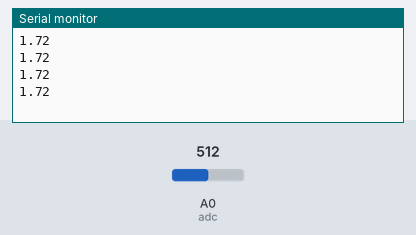
A sketch run on a simulated Arduino Uno, built with avr-gcc and run on an emulated ATmega328P. Parts: the last lines printed to the serial monitor. The test bench sets the inputs (shaded band); at power-on: A0 (adc) = 512.

Above: at 1.2 s.
1.3 s: A0 (adc) set to 716
At 2.4 s:
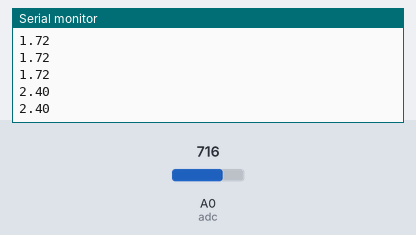
2.8 s: A0 (adc) set to 900
At 3.8 s:
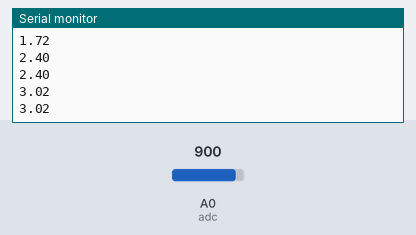
Timing chart, 0 to 5.8 s (numbered marks = the images above; inputs shaded):
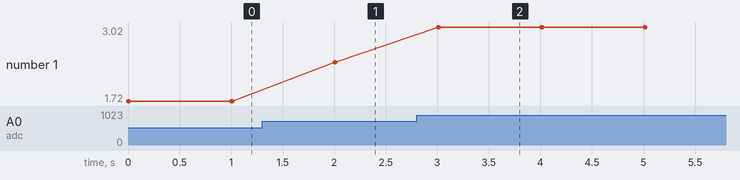

The sketch:

Analog_Read_Adv.ino
```cpp
int adc = A0;
 void setup() {
 Serial.begin(9600);
 pinMode(adc, INPUT);
 }

void loop() {
 Serial.println(readVolte());
 Serial.println(readVolteAVG());
 delay(1000);
 }

double readVolte() {
 //สูตรคำนวน volte = ค่าที่อ่านได้จาก A0 * Vcc สูงสุดคือ 3.3V / ค่าที่อ่านได้สูงสุดจาก A0 คือ 983;
 int val = analogRead(adc);
 double cal = val * 3.3 / 983;
 return cal;
 }
 double readVolteAVG() {
 //ดัดแปลงจาก readVolte ให้อ่านแบบค่าเฉลี่ย เพื่อความแม่นยำเพิ่มขึ้น
 double sum = 0;
 for (int i = 0; i<10; i++) {
 int val = analogRead(adc);
 double cal = val * 3.3 / 983;
 sum += cal;
 }
 sum = sum / 10;
 return sum;
 }
```

Measured:
- after the input at 1.3 s, the serial monitor: prints a new line after 0.71 s (image 1)
- after the input at 2.8 s, the serial monitor: prints a new line after 0.21 s (image 2)
- plotted number 1: 1.72 → 2.4 after the input at 1.3 s, 2.4 → 3.02 after the input at 2.8 s
